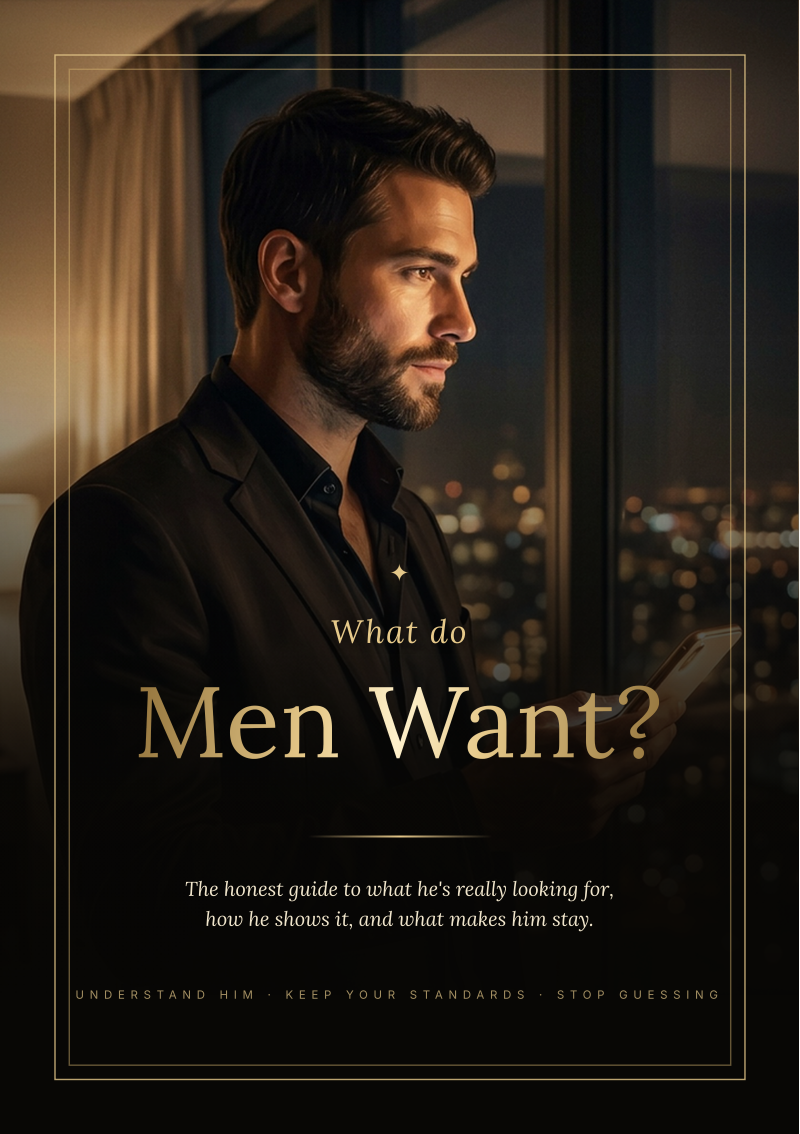
#> input picture tools/promo_assets/men_cover.png, 1600 x 2267 px (shown at 1/2 size); its folder holds 6 pictures in this run
$ python make_promo.py out.png
#> lines starting #> are read from the running program, lines starting #| are printed output that depends on the picture
"""Promo reels for the dateunoa Collection (book covers / inside pages + offer).

Usage: python3 tools/make_promo.py <out_dir>
Writes promo_<name>.mp4 (1080x1920, 9 s, slow push-in, original music) for every entry in PROMOS.
"""
import subprocess
import sys
from pathlib import Path

from PIL import Image, ImageDraw, ImageFilter, ImageFont

HERE = Path(__file__).parent
A = HERE / "promo_assets"
MUSIC = HERE / "music"
INTER = "/usr/share/fonts/opentype/inter/"
LORA = "/usr/share/fonts/truetype/google-fonts/Lora-Variable.ttf"
LORA_I = "/usr/share/fonts/truetype/google-fonts/Lora-Italic-Variable.ttf"
GOLD = (226, 196, 135)
GOLD_D = (176, 141, 76)
IVORY = (243, 234, 214)
W, H = 1080, 1920


def font(path, size):
    return ImageFont.truetype(path, size)


def bg():
    im = Image.new("RGB", (W, H), (8, 7, 5))
    glow = Image.new("RGB", (W, H), (0, 0, 0))
    d = ImageDraw.Draw(glow)
    d.ellipse((-200, 300, W + 200, 1500), fill=(48, 38, 22))
    glow = glow.filter(ImageFilter.GaussianBlur(220))
    return Image.blend(im, glow, 0.9)


def centered(d, y, text, f, fill, spacing=10):
    for line in text.split("\n"):
        w = d.textlength(line, font=f)
        d.text(((W - w) / 2, y), line, font=f, fill=fill)
        y += f.size + spacing
    return y


def tracked(d, y, text, f, fill, track=6):
    total = sum(d.textlength(c, font=f) + track for c in text) - track
    x = (W - total) / 2
    for c in text:
        d.text((x, y), c, font=f, fill=fill)
        x += d.textlength(c, font=f) + track
    return y + f.size


def shadowed(base, img, xy, radius=28):
    sh = Image.new("RGBA", (img.width + 120, img.height + 120), (0, 0, 0, 0))
    ImageDraw.Draw(sh).rectangle((60, 70, 60 + img.width, 70 + img.height), fill=(0, 0, 0, 200))
    sh = sh.filter(ImageFilter.GaussianBlur(radius))
    base.paste(sh, (xy[0] - 60, xy[1] - 60), sh)
    base.paste(img, xy)
    ImageDraw.Draw(base).rectangle((xy[0] - 1, xy[1] - 1, xy[0] + img.width, xy[1] + img.height), outline=GOLD_D, width=2)


def cta(d, y, price, sub):
    y = centered(d, y, price, font(LORA, 64), IVORY)
    y = centered(d, y + 6, sub, font(LORA_I, 36), (205, 187, 149))
    bw, bh = 520, 92
    x0 = (W - bw) // 2
    d.rounded_rectangle((x0, y + 34, x0 + bw, y + 34 + bh), radius=46, fill=GOLD)
    f = font(INTER + "Inter-SemiBold.otf", 30)
    t = "LINK IN BIO"
    tracked(d, y + 34 + (bh - 30) // 2 - 4, t, f, (12, 10, 7), 5)


def cover_promo(cover, kicker, bullets, price, sub):
    im = bg()
    d = ImageDraw.Draw(im)
    tracked(d, 120, kicker, font(INTER + "Inter-Medium.otf", 30), GOLD, 7)
    c = Image.open(A / cover).convert("RGB")
    cw = 640
    c = c.resize((cw, int(c.height * cw / c.width)), Image.LANCZOS)
    shadowed(im, c, ((W - cw) // 2, 210))
    y = 210 + c.height + 70
    for b in bullets:
        y = centered(d, y, "✦  " + b if False else b, font(LORA, 40), IVORY, 8) + 6
    cta(d, y + 30, price, sub)
    return im


# [60 lines left out: functions page_promo, bundle_promo, textback_promo, not called in this run]


PROMOS = {
    "men_cover": lambda: cover_promo("men_cover.png", "NEW EBOOK",
                                     ["What he's really looking for.", "How real interest looks.", "What makes him stay."],
                                     "$28", "or all 3 ebooks for $56"),
    "women_cover": lambda: cover_promo("women_cover.png", "NEW EBOOK",
                                       ["What makes her feel safe.", "What makes her choose you.", "The exact texts to send."],
                                       "$28", "or all 3 ebooks for $56"),
    "men_page": lambda: page_promo("men_page.png", "What his texts\nreally mean", "Stop decoding. Start knowing.", "What Do Men Want?", "$28 · or all 3 for $56"),
    "men_page2": lambda: page_promo("men_page2.png", "Into you, or keeping\nyou as an option?", "Chapter 6 answers it.", "What Do Men Want?", "$28 · or all 3 for $56"),
    "women_page": lambda: page_promo("women_page.png", "The texting rules\nwomen wish men knew", "Chapter 7, plus 30 ready texts.", "What Do Women Want?", "$28 · or all 3 for $56"),
    "women_page2": lambda: page_promo("women_page2.png", "Confident or\narrogant?", "She notices the difference instantly.", "What Do Women Want?", "$28 · or all 3 for $56"),
    "bundle": bundle_promo,
    "textback": textback_promo,
}


def main():
    out = Path(sys.argv[1])
    out.mkdir(parents=True, exist_ok=True)
    tracks = sorted(MUSIC.glob("music_*.m4a"))
    for k, (name, fn) in enumerate(PROMOS.items()):
        frame = out / f"promo_{name}.png"
        fn().save(frame)
        subprocess.run([
            "ffmpeg", "-y", "-loglevel", "error", "-loop", "1", "-framerate", "30", "-i", str(frame),
            "-i", str(tracks[k % len(tracks)]), "-t", "9",
            "-vf", "scale=2160:3840,zoompan=z='1+0.00016*on':x='iw/2-(iw/zoom/2)':y='ih/2-(ih/zoom/2)':d=270:s=1080x1920:fps=30,fade=t=in:st=0:d=0.4,format=yuv420p",
            "-af", "afade=t=in:d=0.5,afade=t=out:st=8:d=1",
            "-c:v", "libx264", "-preset", "medium", "-crf", "20", "-c:a", "aac", "-b:a", "128k",
            "-shortest", "-movflags", "+faststart", str(out / f"promo_{name}.mp4"),
        ], check=True)
        print("wrote", name)
#> this loop made 1 pass
#> pass 1, in bg, `glow = glow.filter(ImageFilter.GaussianBlur(220))`:
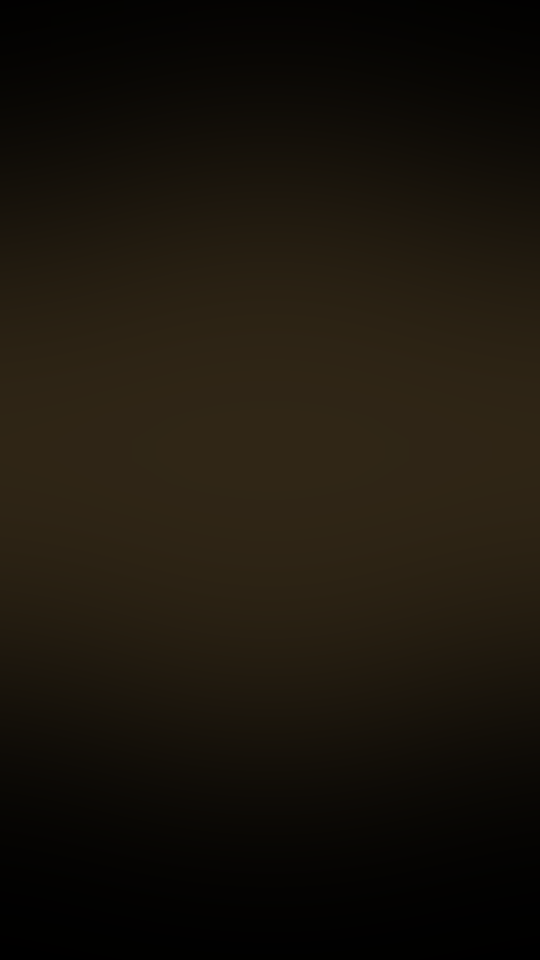
#> glow: PIL image 1080x1920 RGB (shown at 1/2 size); mean R, G, B 26.5, 21, 12.2
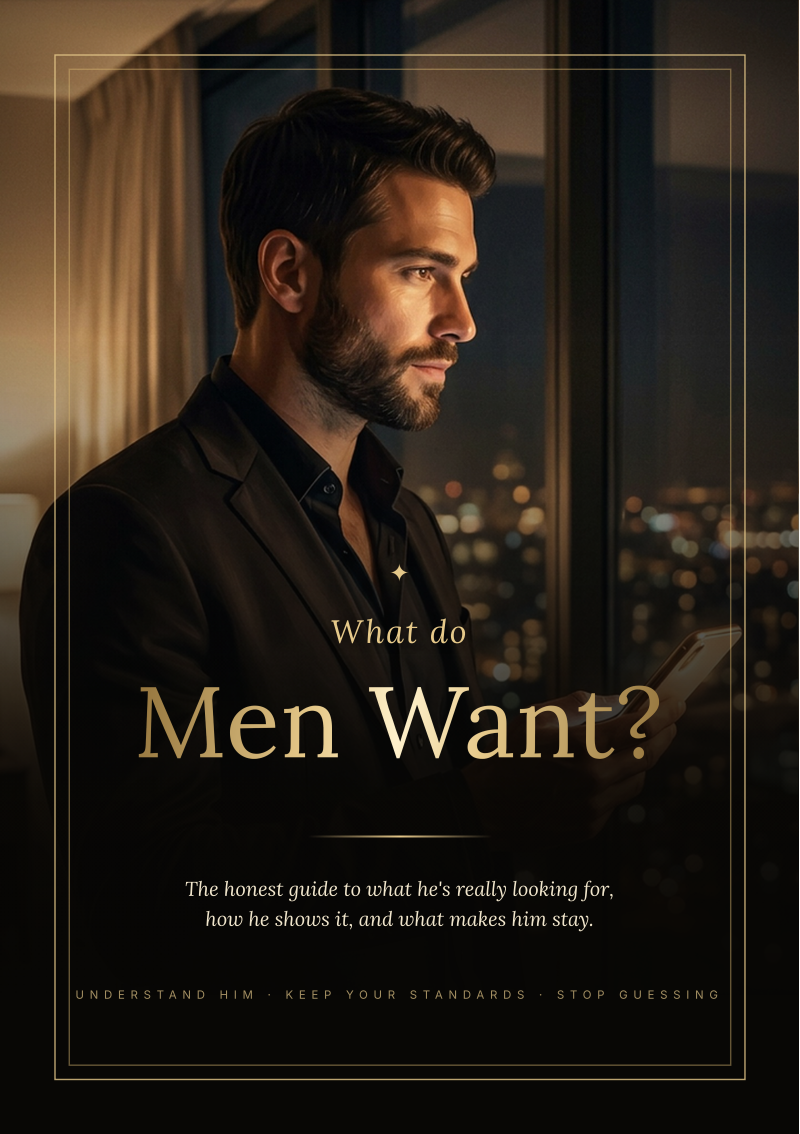
#> input picture tools/promo_assets/men_cover.png, 1600 x 2267 px (shown at 1/2 size)


if __name__ == "__main__":
#> (the run stopped early here; a loop or call above may not have finished)
